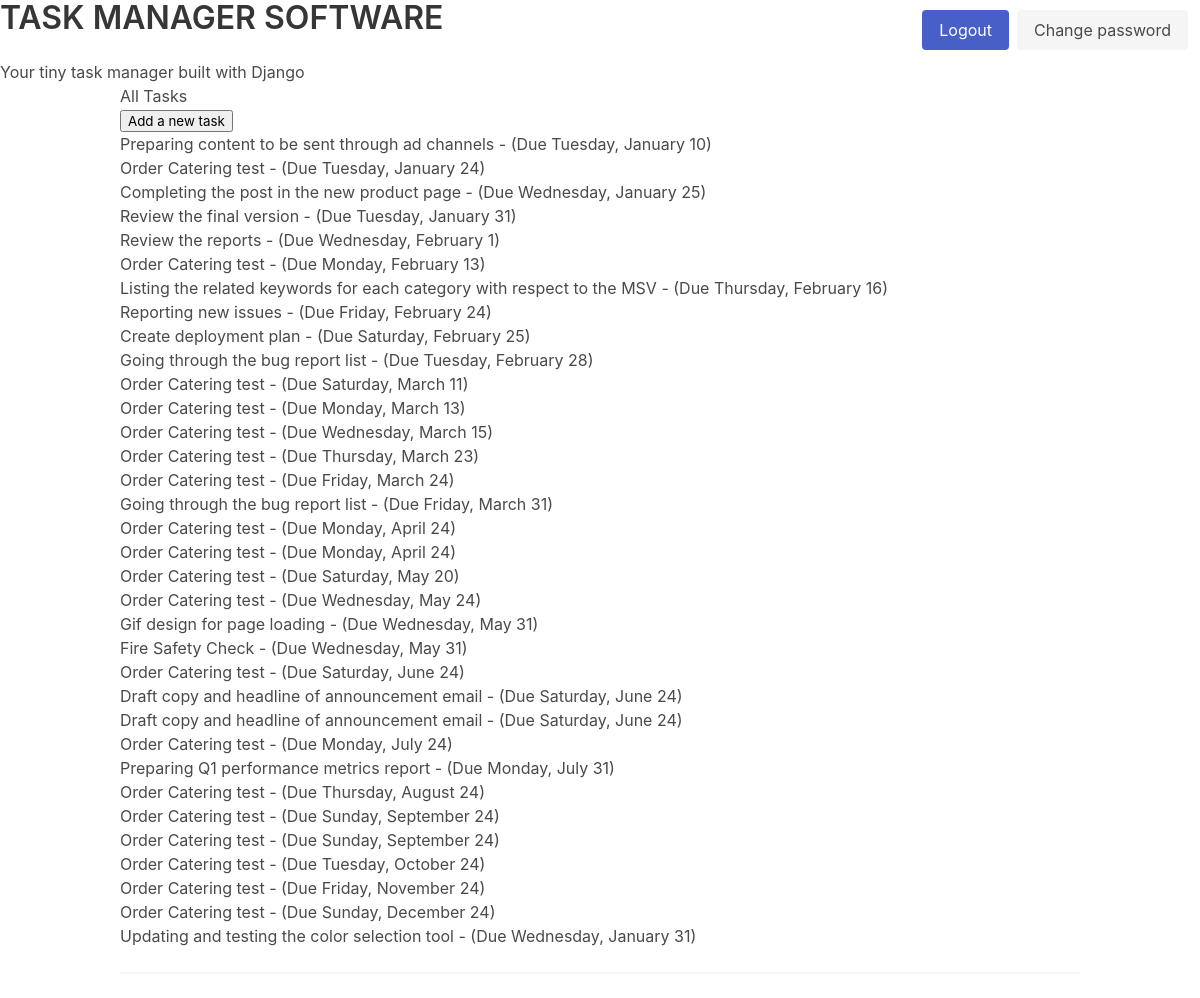
Page / (signed in) on the earlier database version.
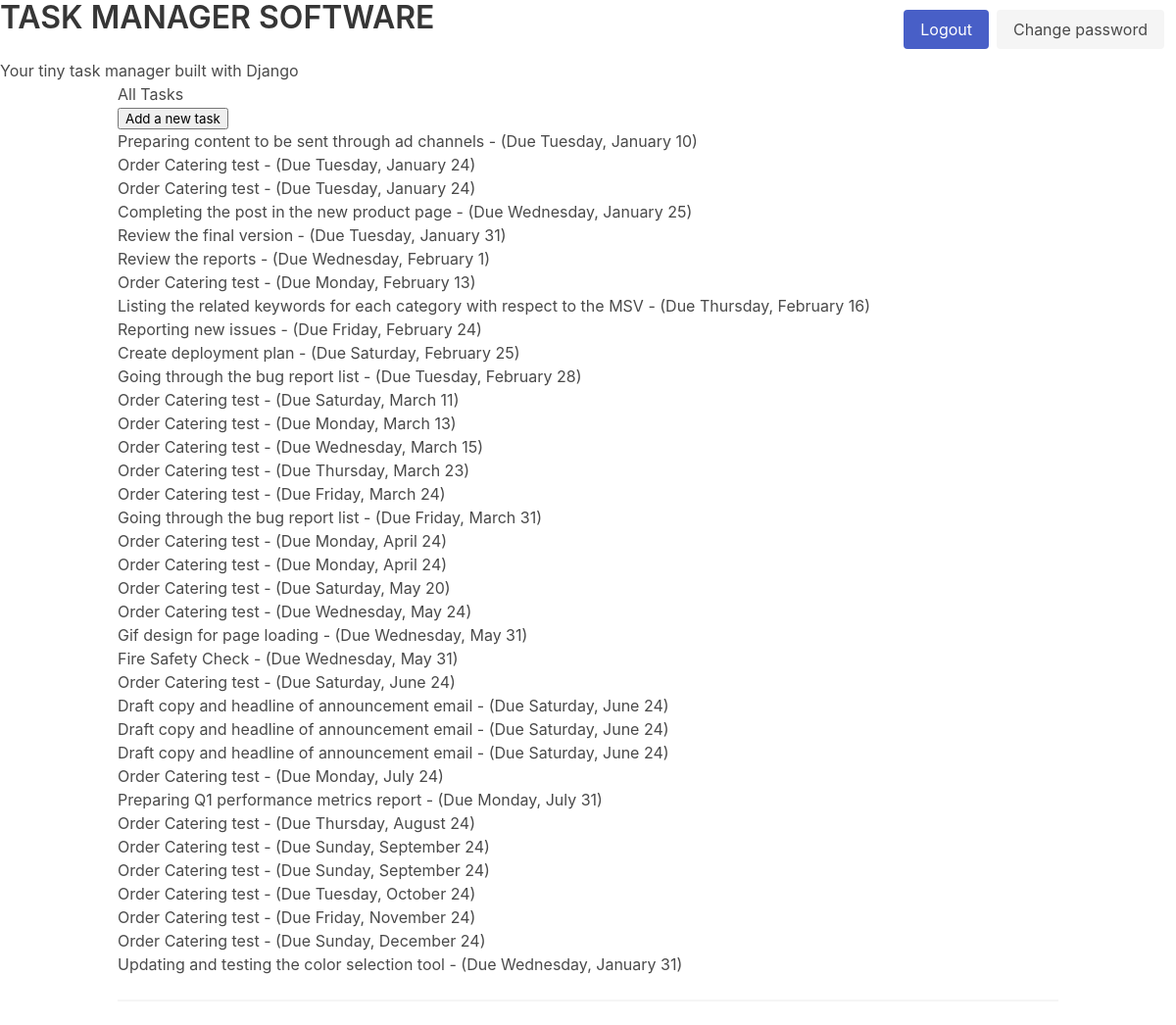
Same page on the later database version.
### task_app/models.py (models this page shows, shortened)
class TaskItem(models.Model):
    title = models.CharField(max_length=100)
    description = models.TextField(null=True, blank=True)
    created_date = models.DateTimeField(auto_now_add=True)
    start_date = models.DateTimeField(default=timezone.now)
    due_date = models.DateTimeField(default=one_week_hence)
    class Meta:
        ordering = ["due_date"]

### task_app/views.py (the view)
# urls.py: path("", views.ItemListView.as_view(), name="index"),
class ItemListView(ListView):
    model = TaskItem
    template_name = "task_app/index.html"
    @method_decorator(login_required)
    def dispatch(self, *args, **kwargs):
        return super(ItemListView, self).dispatch(*args, **kwargs)

### task_app/templates/task_app/index.html (shortened to what this page needs)
{% extends "base.html" %}
{% block content %}
{% if object_list %}
<h3>All Tasks</h3>
{% endif %}
<p>
    <input
            value="Add a new task"
            type="button"
            onclick="location.href='{% url "task-add" %}'"/>
</p>
<ul>
    {% for task in object_list %}
    <li >
        <div>
            <div
                    role="button"
                    onclick="location.href=
                        '{% url "item-update" task.id %}'">
                    {{ task.title }} -
                    (Due {{ task.due_date | date:"l, F j" }})
            </div>
        </div>
    </li>
    {% endfor %}
</ul>
<hr>
{% endblock %}

Differences in the rows shown:
added TaskItem: title "Order Catering test", due_date "Tuesday, January 24"
added TaskItem: title "Draft copy and headline of announcement email", due_date "Saturday, June 24"
